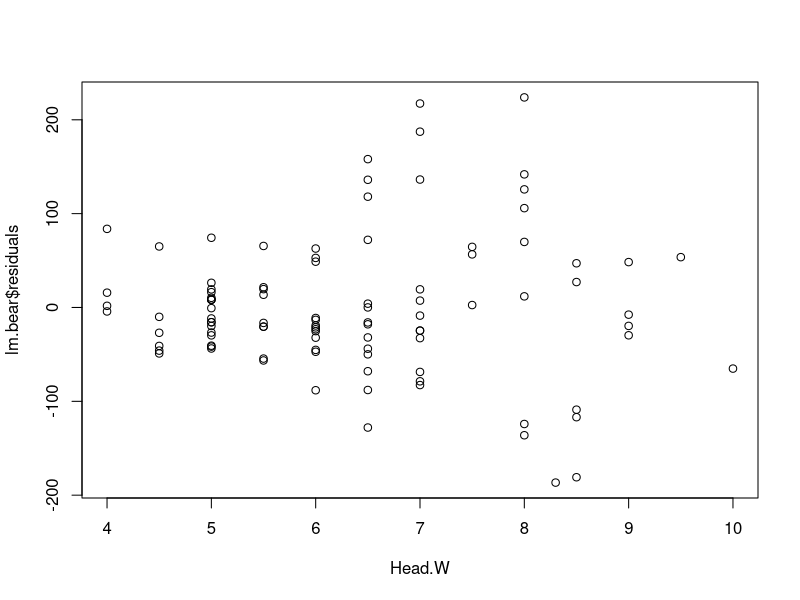
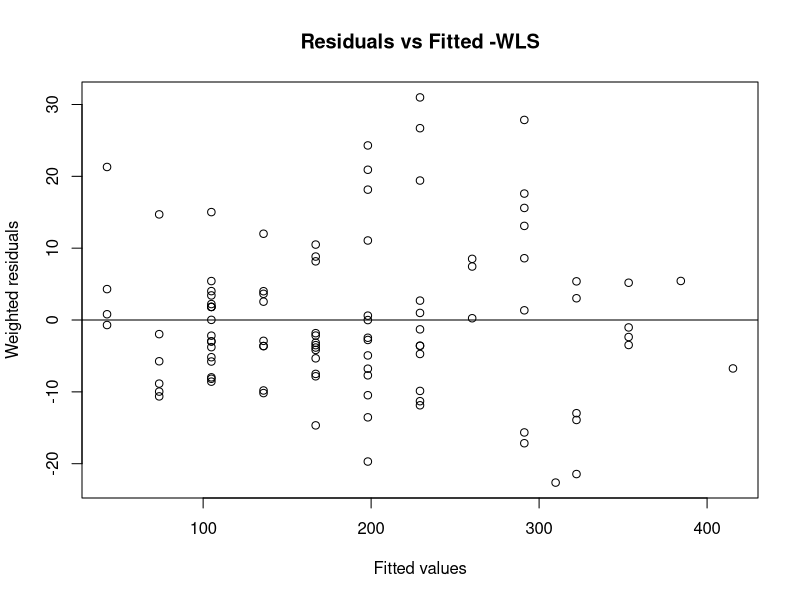
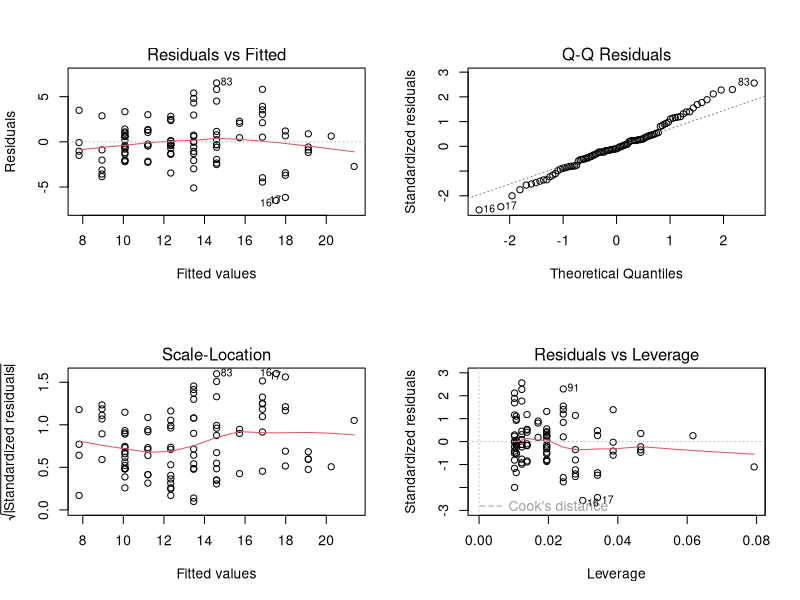
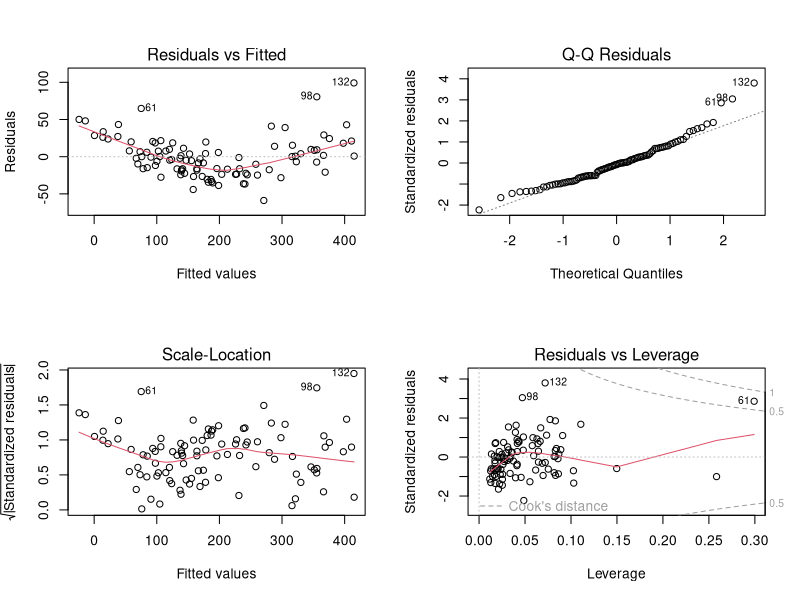

The R source for these figures, in order:
setwd("//udrive.win.psu.edu/Users/j/q/jql5883/Desktop/math462")
getwd()

bears=read.csv("bears.txt", header=T, sep="")
bears=bears[bears$Obs.No==1,]
head(bears)

attach(bears)

lm.bear=lm(Weight~Head.W)
plot(Head.W,lm.bear$residuals)

w=1/(Head.W^2)
W=diag(w)
X=model.matrix(Weight~Head.W)
y=Weight
beta_hat_weight=solve(t(X)%*%W%*%X,t(X)%*%W%*%y)
y_hat=X%*%beta_hat_weight
res_weight=sqrt(w)*(y-y_hat)
plot(y_hat,res_weight,xlab='Fitted values',ylab='Weighted residuals',main='Residuals vs Fitted -WLS')
abline(h=0)

lm.bear.transf=lm(sqrt(Weight)~Head.W)
par(mfrow=c(2,2))
plot(lm.bear.transf)

Sex=Sex-1
lm.bear.full=lm(Weight~Head.L+Head.W+Neck.G+Length+Chest.G+Sex,data=bears)
summary(lm.bear.full)
lm.back1=update(lm.bear.full, .~.-Head.W)
summary(lm.back1)
lm.back2=update(lm.back1, .~.-Sex)
summary(lm.back2)

plot(lm.back2)
